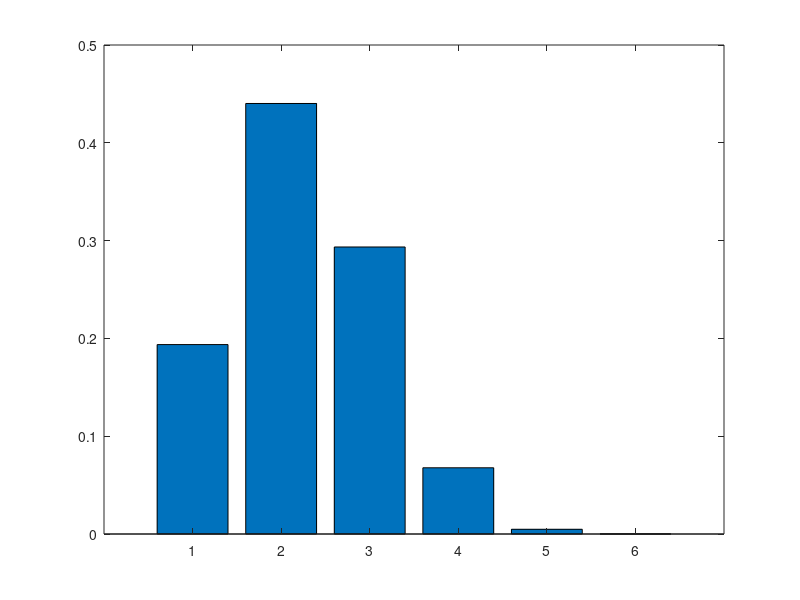

This chart was generated by the following MATLAB code:

disp('Aufgabe 1)')
clear;
clc;
x = 0;
t = 20;
m = 5;
n = 5;

for i = 0:5
  x=i;
  erg = hygepdf(x,t,m,n);
  a(1,i+1) = erg;
  disp(erg)
  i = i + 1;
endfor
bar(a)


disp('Aufgabe 2)')






disp('Aufgabe 3)')






